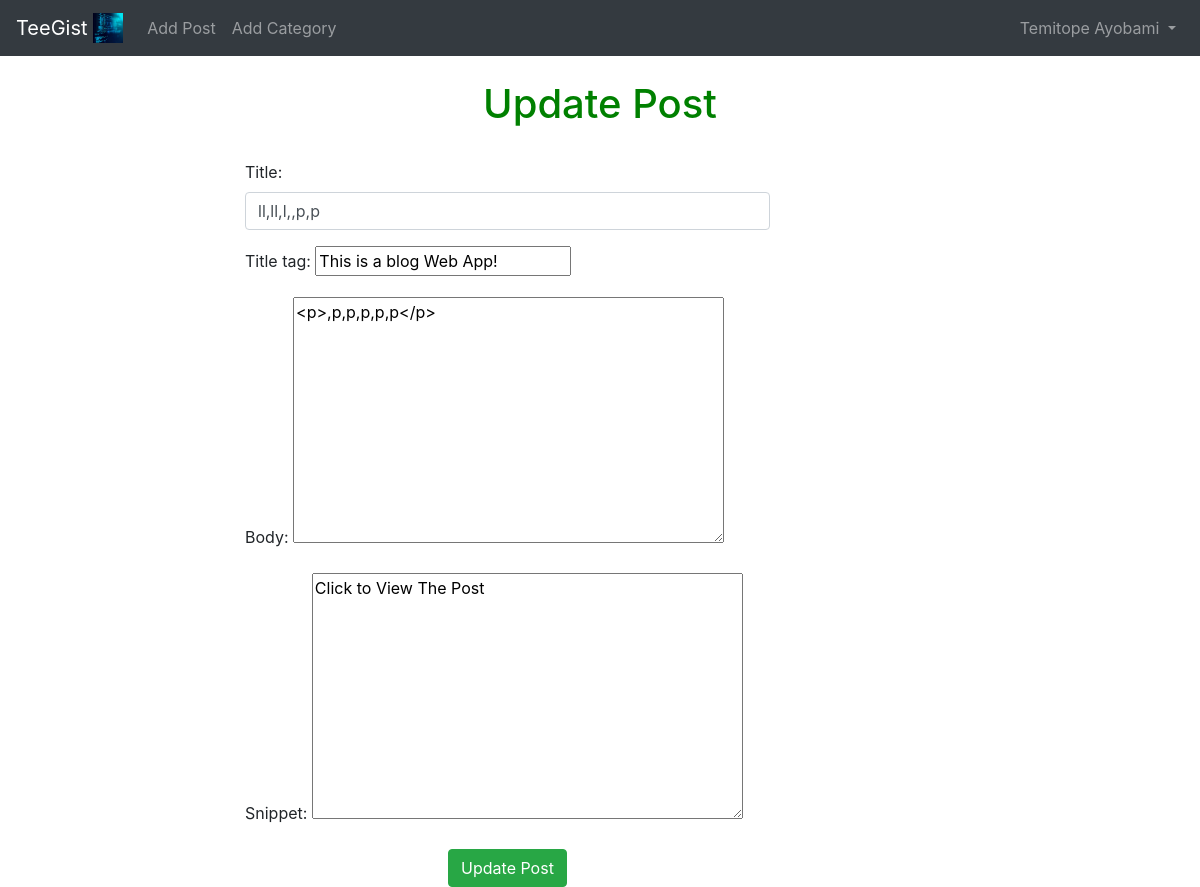
The page /aritcle/edit/35 (signed in) on the database its author committed.
### app_folder/models.py (models this page shows, shortened)
class Post(models.Model):
    title = models.CharField(max_length=250)
    upload_image = models.ImageField(null=True, blank=True, upload_to ='images/')
    title_tag = models.CharField(max_length=250, default='This is a blog Web App!')
    author = models.ForeignKey(User, on_delete=models.CASCADE)
    body = RichTextField(blank=True, null=True)
    posted_at = models.DateField(auto_now_add=True)
    category = models.CharField(max_length=255, default='Technology')
    snippet = models.CharField(max_length=255, default="Click to View Post")
    likes = models.ManyToManyField(User, related_name='blog_posts')

### app_folder/views.py (the view)
# urls.py: path('aritcle/edit/<int:pk>',EditPostView.as_view(), name = "edit_post" ),
class EditPostView(UpdateView):
    model = Post
    template_name = 'apps/edit_post.html'
    form_class = EditForm

### app_folder/forms.py
class EditForm(forms.ModelForm):
    class Meta:
        model = Post
        fields = ('title', 'title_tag',  'body', 'snippet')
        widgets = {
            'title':  forms.TextInput (attrs = {'class': 'form-control',}),
            'title_tag':  forms.TextInput (attrs = {'class': 'form-contorl'}),
            'body':  forms.Textarea (attrs = {'class': 'form-contorl'}),
            'snippet':  forms.Textarea (attrs = {'class': 'form-contorl'})
        }

### app_folder/templates/apps/edit_post.html (shortened to what this page needs)
{% extends 'blogs/base.html' %}
{% block content %}
<br/>
{% if user.id == post.author.id %}
<h1 style = "text-align:center; color:green;"> Update Post </h1>
<br>
<div class ="col-md-6 offset-md-2">
<form method = "POST">
    {{ form.as_p }}
    <div style = "text-align:center;">
    <button class="btn btn-success">Update Post</button>
    </div>
{% else %}
You are not allowed here because you are not an authorized user
{% endif %}
</form>
</div>
{% endblock %}

### project_folder/templates/blogs/base.html (shortened to what this page needs)
{% load static %}
<!doctype html>
<html lang="en">
  <head>
    <link rel="stylesheet" href="https://cdn.jsdelivr.net/npm/bootstrap@4.6.2/dist/css/bootstrap.min.css">
  </head>
  <body>
    <nav class="navbar navbar-expand-lg navbar-dark bg-dark">
        <a class="navbar-brand" href="{% url 'home' %}">TeeGist
          <img src="{% static 'theblog/img/code.jpeg' %}" width="30" height="30" class="d-inline-block align-top" alt="">
        </a>
        <div class="collapse navbar-collapse" id="navbarSupportedContent">
          <ul class="navbar-nav mr-auto">
            {% if user.is_authenticated %}
            <li class="nav-item">
              <a class="nav-link" href="{% url 'add_blog' %}">Add Post</a>
            </li>
            <li class="nav-item">
              <a class="nav-link" href="{% url 'add_category' %}">Add Category</a>
            </li>
            {% endif %}
          </ul>
          {% if user.is_authenticated %}
          <ul class="navbar-nav ml-auto">
            <li class="nav-item dropdown">
              <a class="nav-link dropdown-toggle" href="#" role="button" data-toggle="dropdown" aria-expanded="false">
                {{ user.first_name }}
                {{ user.last_name }}
              </a>
            </li>
          </ul>
          {% endif %}
        </div>
      </nav>
    <div class = 'container'>
         {% block content %}
        {% endblock %}
    </div>
  </body>
</html>

### rows shown on the page
Post: title "ll,ll,l,,p,p", title_tag "This is a blog Web App!", body "<p>,p,p,p,p,p</p>", snippet "Click to View The Post"

### other values the page prints
{{ user.first_name }} "Temitope"
{{ user.last_name }} "Ayobami"
